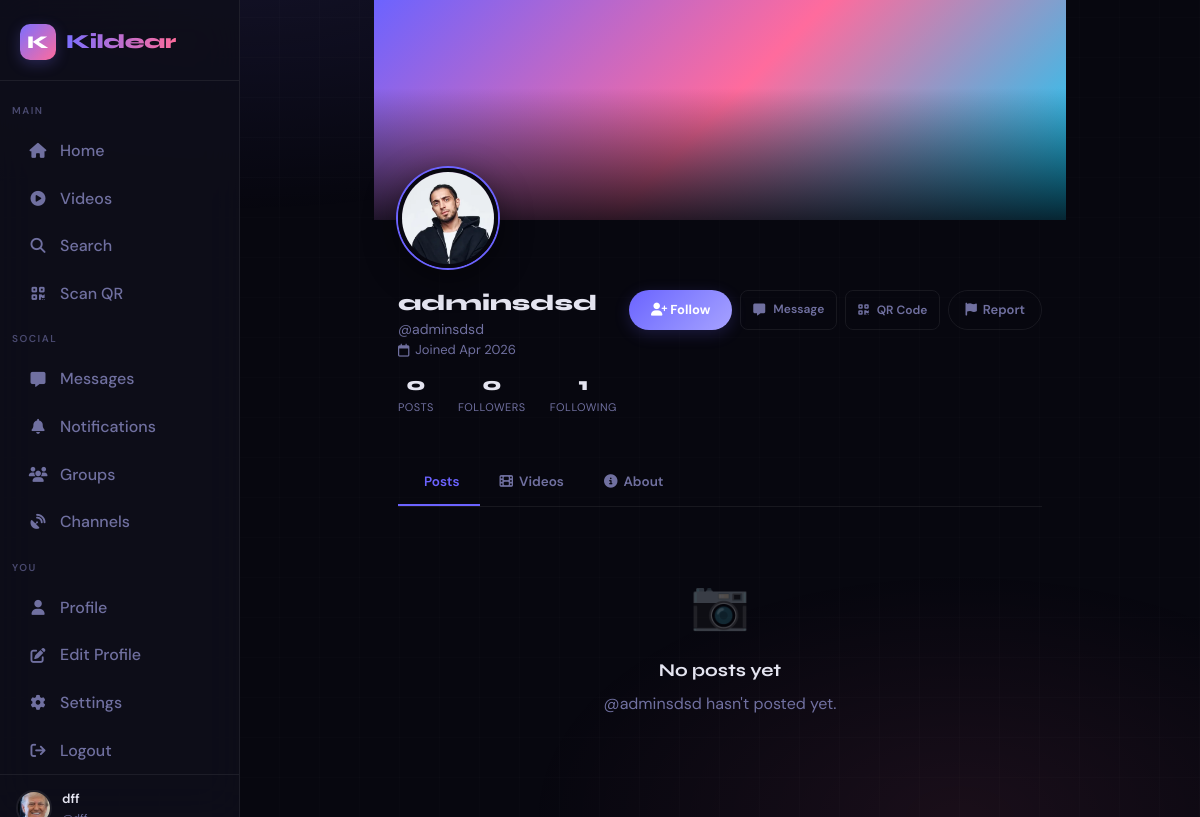
The app's page /u/adminsdsd (signed in), older data.
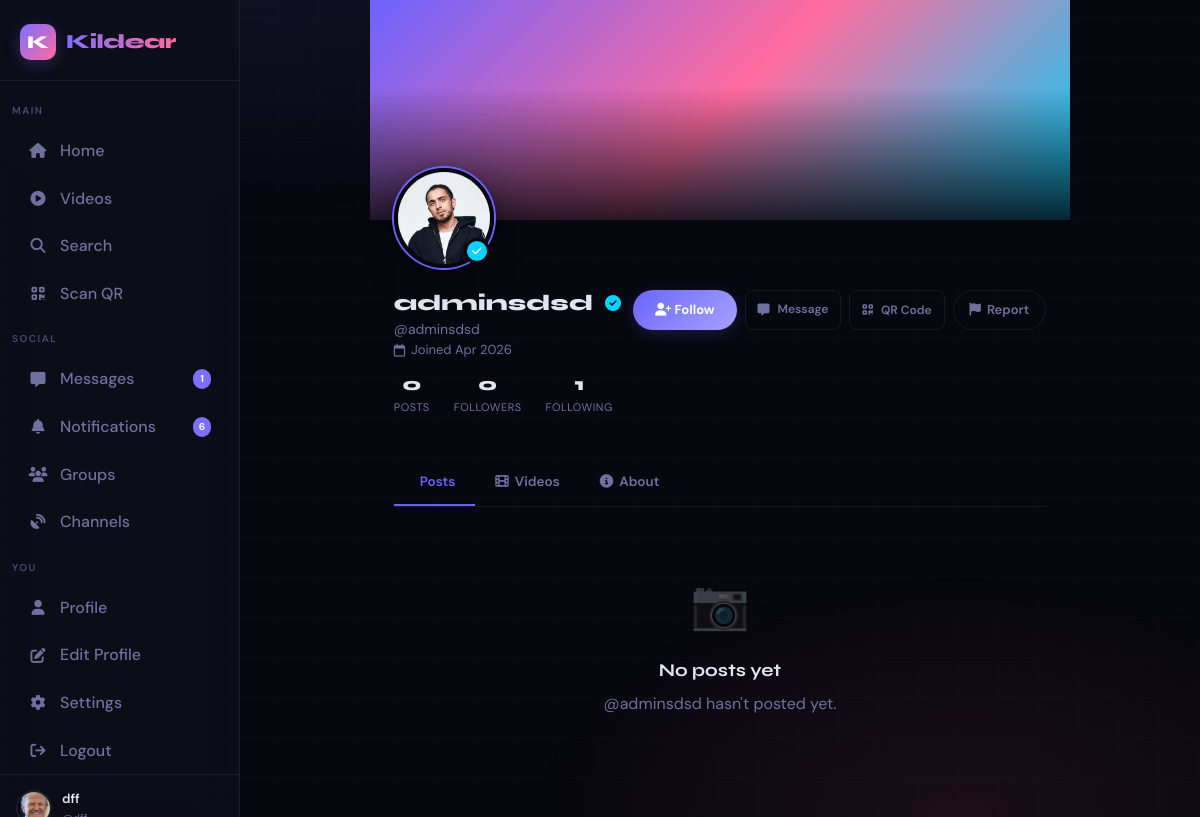
The same page, newer data.
### app.py (the view)
@app.route("/u/<username>")
@login_required
def profile(username):
    user = User.query.filter(func.lower(User.username) == username.lower()).first_or_404()
    is_blocked = current_user.is_blocked(user) if user.id != current_user.id else False
    page = request.args.get("page", 1, type=int)
    tab = request.args.get("tab", "posts")
    if is_blocked:
        posts = []
        videos = []
    else:
        posts = (user.posts.order_by(Post.created_at.desc())
                 .paginate(page=page, per_page=12, error_out=False))
        videos = (user.posts.filter_by(media_type="video")
                  .order_by(Post.created_at.desc()).limit(12).all())
    is_own = user.id == current_user.id
    is_following = current_user.is_following(user) if not is_own else False
    permissions = user.check_and_update_permissions() if is_own else None
    return render_template("profile.html", user=user, posts=posts,
                           videos=videos, is_own=is_own,
                           is_following=is_following, is_blocked=is_blocked,
                           tab=tab, permissions=permissions)

### app.py (called while the page is built)
def get_client_ip():
    if request.headers.get('X-Forwarded-For'):
        return request.headers.get('X-Forwarded-For').split(',')[0].strip()
    return request.remote_addr or '0.0.0.0'

@app.before_request
def ddos_shield():
    ip = get_client_ip()
    if ip in _blocked_ips:
        abort(429)
    now = time.time()
    window = [t for t in _req_log[ip] if now - t < 10]
    window.append(now)
    _req_log[ip] = window
    if len(window) > 200:
        _blocked_ips.add(ip)
        app.logger.warning(f"[DDoS] Blocked IP: {ip}")
        abort(429)
    if request.content_length and request.content_length > app.config["MAX_CONTENT_LENGTH"]:
        abort(413)

@login_mgr.user_loader
def load_user(user_id):
    return db.session.get(User, int(user_id))

    @property
    def follower_count(self):
        return self.followers.count()

    @property
    def avatar_url(self):
        if self.custom_avatar and self.can_upload_custom_avatar:
            return self.custom_avatar
        if self.preset_avatar and self.preset_avatar in PRESET_AVATARS:
            return PRESET_AVATARS[self.preset_avatar]
        return PRESET_AVATARS[1]

### templates/profile.html (shortened to what the changed rows need)
{% extends "base.html" %}
{% block content %}
<div class="profile-page">
  <div class="profile-header">
    <div class="avatar-wrap">
      {% if user.is_verified %}<div class="verified-badge"><i class="fa-solid fa-check"></i></div>{% endif %}
    </div>
    <div class="profile-meta">
      <div class="profile-info">
        <div class="display-name">
          {{ user.display_name or user.username }}
          {% if user.is_verified %}<i class="fa-solid fa-circle-check verified-icon" style="font-size:16px;color:var(--accent)"></i>{% endif %}
        </div>
      </div>
    </div>
  </div>
</div>
{% endblock %}

### templates/base.html (shortened to what this page needs)
<!DOCTYPE html>
<html lang="en" data-theme="dark">
<head>
  <link rel="stylesheet" href="https://cdnjs.cloudflare.com/ajax/libs/font-awesome/6.5.0/css/all.min.css"/>
</head>
<body>
<nav class="sidebar" id="sidebar">
  <a href="{{ url_for('index') }}" class="sidebar-logo">
    <div class="logo-mark">K</div>
    <span class="logo-text">Kildear</span>
  </a>
  <span class="nav-section">Main</span>
  <a href="{{ url_for('index') }}" class="nav-item {% if request.endpoint == 'index' %}active{% endif %}">
    <i class="fa-solid fa-house"></i> Home
  </a>
  <a href="{{ url_for('video_feed') }}" class="nav-item {% if request.endpoint == 'video_feed' %}active{% endif %}">
    <i class="fa-solid fa-play-circle"></i> Videos
  </a>
  <a href="{{ url_for('search') }}" class="nav-item {% if request.endpoint == 'search' %}active{% endif %}">
    <i class="fa-solid fa-magnifying-glass"></i> Search
  </a>
  <a href="{{ url_for('scan_qr_page') }}" class="nav-item {% if request.endpoint == 'scan_qr_page' %}active{% endif %}">
    <i class="fa-solid fa-qrcode"></i> Scan QR
  </a>
  <span class="nav-section">Social</span>
  <a href="{{ url_for('chat_list') }}" class="nav-item {% if 'chat' in request.endpoint %}active{% endif %}">
    <i class="fa-solid fa-message"></i> Messages
    {% if unread_messages > 0 %}
      <span class="nav-badge">{{ unread_messages }}</span>
    {% endif %}
  </a>
  <a href="{{ url_for('notifications') }}" class="nav-item {% if request.endpoint == 'notifications' %}active{% endif %}">
    <i class="fa-solid fa-bell"></i> Notifications
    {% if notif_count > 0 %}
      <span class="nav-badge">{{ notif_count }}</span>
    {% endif %}
  </a>
  <a href="{{ url_for('groups') }}" class="nav-item {% if 'group' in request.endpoint %}active{% endif %}">
    <i class="fa-solid fa-users"></i> Groups
  </a>
  <a href="{{ url_for('channels') }}" class="nav-item {% if 'channel' in request.endpoint %}active{% endif %}">
    <i class="fa-solid fa-satellite-dish"></i> Channels
  </a>
  {% if current_user.is_authenticated %}
  <span class="nav-section">You</span>
  <a href="{{ url_for('profile', username=current_user.username) }}" class="nav-item {% if request.endpoint == 'profile' and request.view_args.get('username') == current_user.username %}active{% endif %}">
    <i class="fa-solid fa-user"></i> Profile
  </a>
  <a href="{{ url_for('edit_profile') }}" class="nav-item {% if request.endpoint == 'edit_profile' %}active{% endif %}">
    <i class="fa-solid fa-pen-to-square"></i> Edit Profile
  </a>
  <a href="{{ url_for('settings_index') }}" class="nav-item {% if 'settings' in request.endpoint %}active{% endif %}">
    <i class="fa-solid fa-gear"></i> Settings
  </a>
  <a href="{{ url_for('logout') }}" class="nav-item">
    <i class="fa-solid fa-arrow-right-from-bracket"></i> Logout
  </a>
  <div class="sidebar-user">
    <img src="{{ current_user.avatar_url }}" alt="" class="avatar"/>
    <div class="sidebar-user-info">
      <div class="name truncate">{{ current_user.display_name or current_user.username }}</div>
      <div class="handle">@{{ current_user.username }}</div>
    </div>
  </div>
  {% endif %}
</nav>
<div class="app-shell">
  <div class="main-content">
    {% block content %}{% endblock %}
  </div>
</div>
</body>
</html>

Row changes from the older to the newer data that the page shows:
changed User "adminsdsd": is_verified False → True (drawn)
Text that changed along with them:
{{ unread_messages }}: (not shown) → "1"
{{ notif_count }}: (not shown) → "6"
